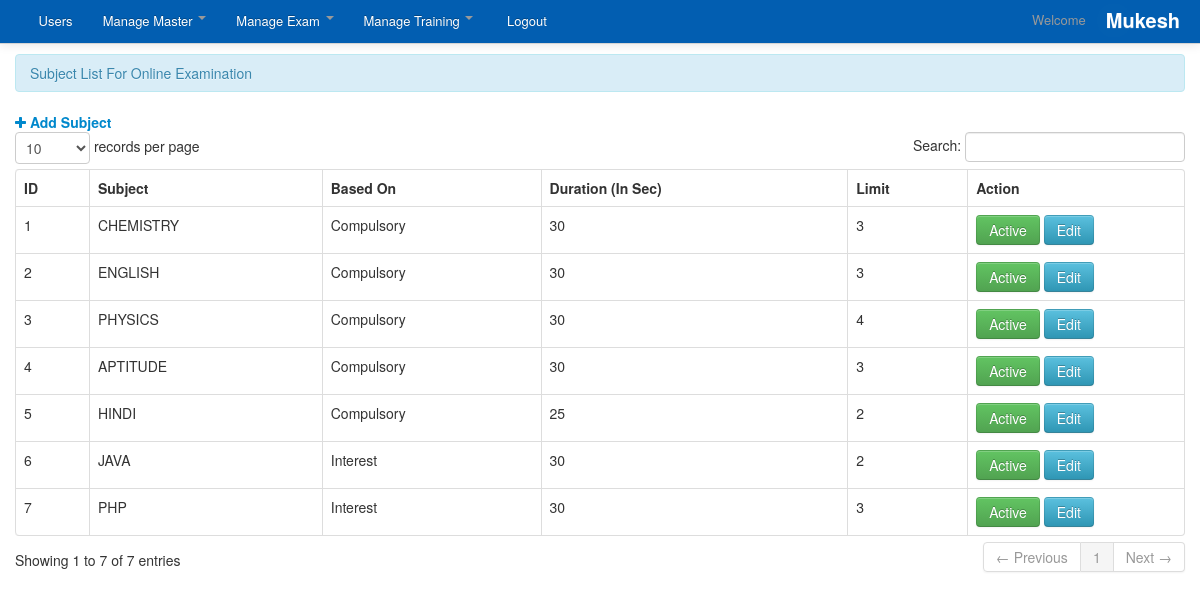
Page /admin/subject.php (signed in) on the committed database.
### tables this page shows
CREATE TABLE `master_subject_list` (
  `id` int(11) NOT NULL,
  `post_date` timestamp NOT NULL DEFAULT CURRENT_TIMESTAMP,
  `modified_date` datetime NOT NULL,
  `subject` varchar(250) NOT NULL,
  `is_compulsory` enum('1','0') NOT NULL,
  `duration` int(15) NOT NULL,
  `limit` int(25) NOT NULL,
  `status` int(11) NOT NULL DEFAULT '1'
);

### admin/subject.php (the view, shortened to what this page needs)
<?php include('header.php'); ?>
<div class="container">
<div class="margin-top">
<div class="row">
<div class="span12">
<div class="alert alert-info">Subject List For Online Examination </div>
<a href="subject_add.php" ><i class="fa fa-plus"></i>&nbsp;<strong>Add Subject</strong></a>
<table cellpadding="0" cellspacing="0" border="0" class="table  table-bordered" id="example">
<thead>
<tr>
<th>ID</th>
<th>Subject</th>
<th>Based On</th>
<th>Duration (In Sec)</th>
<th>Limit</th>
<th>Action</th>
</tr>
</thead>
<tbody>
<?php
$userx="SELECT `id`, `subject`,`is_compulsory`,`duration`,`limit`, `status` FROM `master_subject_list` WHERE 1";
$result = mysql_query($userx)or die(mysql_error());
while($row=mysql_fetch_array($result)){
$getid=$row['id'];
$is_com=$row['is_compulsory'];
?>
<tr>
<td><?php echo $getid; ?></td>
<td><?php echo $row['subject']; ?></td>
<td><?php if($is_com == 1) {echo 'Compulsory'; } else { echo 'Interest';} ?></td>
<td><?php echo $row['duration']; ?></td>
<td><?php echo $row['limit']; ?></td>
<?php $status=$row['status']; ?>
<td width="200">
<?php if($status == 1) { ?> <a href="subject.php?id=<?php echo $getid; ?>&status=0&action=active" onClick="return(window.confirm('Are you sure you want to Deactivate.'));" class="btn btn-success">Active</a><?php } else { ?><a  href="subject.php?id=<?php echo $getid; ?>&status=1&action=active" onClick="return(window.confirm('Are you sure you want to Activate.'));" class="btn btn-warning">Inactive</a><?php } ?>
&nbsp;<a title="View" href="subject_edit.php?uid=<?php echo $getid;?>" class="btn btn-info">Edit</a>
</td>
</tr>
<?php  }  ?>
</tbody>
</table>
</div>
</div>
</div>
</div>
<?php include('footer.php') ?>

### admin/css/docs.css (style rules this page uses)
.margin-top { margin-top:10px; }
body { background: url(../img/grid_noise.png); position: relative; }

### admin/css/print.css (style rules this page uses)
table { font-family:arial !important; }
#example th { border-right:1px solid; font-family:arial !important; }
#example th:first-child { border-left:1px solid; font-family:arial !important; }
#example td { border-right:1px solid; text-align:center; }
#example td:first-child { border-left:1px solid; text-align:center; }

### admin/css/work.css (style rules this page uses)
a { color: black; }

### rows in the picture
master_subject_list: id "1", subject "CHEMISTRY", is_compulsory "Compulsory", duration "30", limit "3"
master_subject_list: id "2", subject "ENGLISH", is_compulsory "Compulsory", duration "30", limit "3"
master_subject_list: id "3", subject "PHYSICS", is_compulsory "Compulsory", duration "30", limit "4"
master_subject_list: id "4", subject "APTITUDE", is_compulsory "Compulsory", duration "30", limit "3"
master_subject_list: id "5", subject "HINDI", is_compulsory "Compulsory", duration "25", limit "2"
master_subject_list: id "6", subject "JAVA", is_compulsory "Interest", duration "30", limit "2"
master_subject_list: id "7", subject "PHP", is_compulsory "Interest", duration "30", limit "3"

### other values in the picture
$username "Mukesh"
